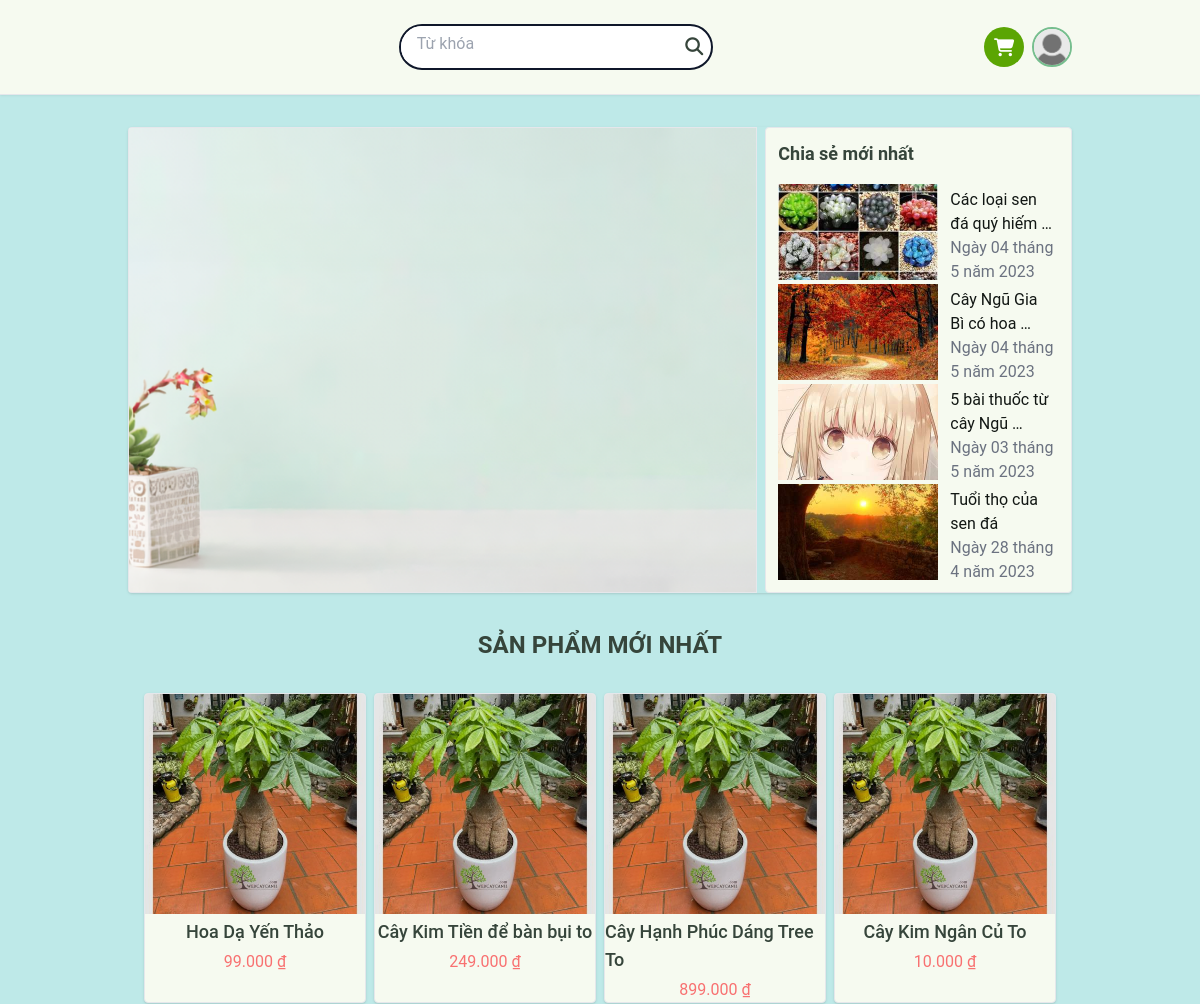
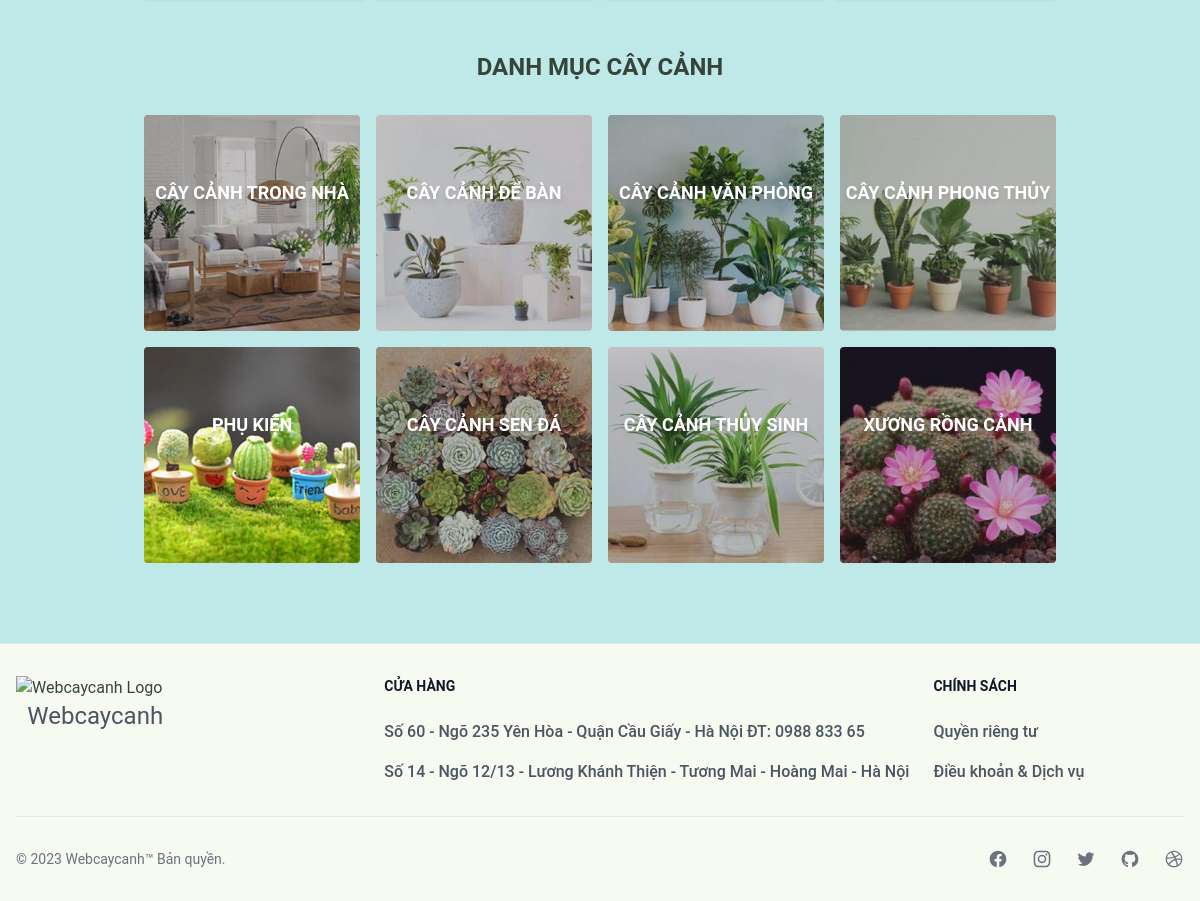
Screenshot of / (signed in) with the database file from the repository (2 pictures, top to bottom).
### user/models.py (models this page shows, shortened)
class Profile(models.Model):
    user = models.OneToOneField(User, on_delete=models.CASCADE)
    email_confirmed = models.BooleanField(default=False)
    avatar = ProcessedImageField(
        upload_to=hashed_filename,
        default="defaults/avatar.png",
        processors=[ResizeToFill(64, 64)],
        format="PNG",
        options={"quality": 60},
    )
    bio = models.TextField(max_length=500, blank=True)
    def full_name(self):
        return f"{self.user.first_name} {self.user.last_name}"

### blog/models.py (models this page shows, shortened)
class Post(models.Model):
    title = models.CharField(max_length=200)
    cover_image = ProcessedImageField(
        upload_to=hashed_filename,
        default="posts/default.jpg",
        processors=[ResizeToFill(320, 240)],
        format="JPEG",
        options={"quality": 60},
    )
    content = MarkdownxField()
    created_at = models.DateTimeField(auto_now_add=True)
    updated_at = models.DateTimeField(auto_now=True)

### core/models.py (models this page shows, shortened)
class BaseModel(models.Model):
    created_at = models.DateTimeField(auto_now_add=True)
    updated_at = models.DateTimeField(auto_now=True)
    class Meta:
        abstract = True

class Product(BaseModel):
    name = models.CharField(max_length=255, unique=True, blank=False)
    price = models.DecimalField(
        max_digits=10, decimal_places=0, validators=[MinValueValidator(0)]
    )
    summary = models.TextField(default="")
    description = models.TextField(default="")
    quantity = models.PositiveIntegerField(default=0)
    category = models.ForeignKey(Category, on_delete=models.CASCADE)
    thumbnail = ProcessedImageField(
        upload_to=hashed_filename,
        default="defaults/product.png",
        processors=[ResizeToFill(400, 400)],
        format="PNG",
        options={"quality": 60},
    )

class Category(BaseModel):
    label = models.CharField(max_length=255, unique=True, blank=False)
    image = ProcessedImageField(
        upload_to=hashed_filename,
        default="defaults/category.png",
        processors=[ResizeToFill(320, 320)],
        format="PNG",
        options={"quality": 60},
    )
    slug = models.SlugField(max_length=255, unique=True)

### core/views.py (the view)
# urls.py: path("", HomePageView.as_view(), name="home"),
class HomePageView(TemplateView):
    template_name = "home.html"
    def get_context_data(self, **kwargs):
        context = super().get_context_data()
        context["products"] = Product.objects.order_by("-created_at")[:8]
        context["posts"] = Post.objects.order_by("-updated_at")[:4]
        context["categories"] = Category.objects.all()
        return context

### core/templatetags/concurency.py (called while the page is built)
@register.filter
def vnd_format(value):
    return humanize.intcomma(value, False).replace(",", ".") + " ₫"

### templates/home.html (shortened to what this page needs)
{% extends "layout/base.html" %}
{% load humanize %}
{% load static %}
{% load concurency %}
{% block searchbar %}
{% include 'components/searchbar.html' %}
{% endblock %}
{% block content %}
<div class="m-auto flex flex-col pt-4">
    <div id="slider" class="flex shadow gap-2 justify-between rounded overflow-hidden">
        <div id="carosel" class="border w-2/3">
            <img class="object-cover w-full h-full" src="{% static 'tree/banner.png' %}" alt="">
        </div>
        <div id="lastest-posts" class="p-3 border rounded flex-1 text-[#121714] bg-[#F6FAF0]">
            <h2 class="text-lg mb-4 text-[#36453B] font-semibold">Chia sẻ mới nhất</h2>
            <section class="flex flex-col h-full gap-1">
                {% for post in posts %}
                <a href="{% url 'blog:post_detail' post.id %}"
                    class="hover:shadow rounded hover:bg-gray-50 flex justify-evenly min-w-[10rem] h-24 gap-2">
                    <img class="object-cover w-40" src="{{ post.cover_image.url }}" alt="">
                    <div class="flex justify-between grow flex-col p-1">
                        <h2 class="text-left">
                            {{ post.title|truncatewords:6 }}
                        </h2>
                        <p class="text-gray-500">{{ post.updated_at|date }}</p>
                    </div>
                </a>
                {% endfor %}
            </section>
        </div>
    </div>
    <div id="new-products">
        <div class="flex flex-col gap-1 my-8 items-center">
            <h2 class="text-2xl font-bold text-[#36453B]">{{ "Sản phẩm mới nhất"|upper }}</h2>
        </div>
        <div class="grid grid-cols-4 px-4 gap-2">
            {% for product in products %}
            <a href="{% url 'core:product_detail' product.id %}"
                class="rounded shadow overflow-hidden bg-[#F6FAF0] border flex flex-col items-center gap-1">
                <img class="w-full object-fill brightness-90" src="{{ product.thumbnail.url }}" alt="">
                <h2 class="font-medium text-lg">{{ product.name }}</h2>
                <p class="text-red-400">{{ product.price|vnd_format }}</p>
            </a>
            {% endfor %}
        </div>
    </div>
    <div id="category-products" class="my-4 mb-16">
        <div class="flex flex-col gap-1 my-8 items-center">
            <h2 class="text-2xl font-bold text-[#36453B]">{{ "Danh mục cây cảnh"|upper }}</h2>
        </div>
        <div class="grid grid-cols-4 px-4 gap-4">
            {% for category in categories %}
            <div class="rounded overflow-hidden group relative flex flex-col items-center justify-center">
                <img class="object-fill w-full group-hover:brightness-75 transition" src="{{ category.image.url }}"
                    alt="">
                <a href="{% url 'core:product_by_category' category.slug %}"
                    class="m-auto flex-col justify-center absolute flex items-center h-1/2 w-full ">
                    <h2
                        class="m-auto group-hover:text-[#E7E7E7] text-white text-lg uppercase font-semibold drop-shadow-md">
                        {{ category.label }}
                    </h2>
                </a>
            </div>
            {% endfor %}
        </div>
    </div>
</div>
{% endblock content %}

### templates/layout/base.html (shortened to what this page needs)
{% load static %}
{% load auth_extras %}
<!DOCTYPE html>
<html lang="vi">
<head>
    <link rel="stylesheet" href="{% static 'css/tailwind-dev.css' %}?{% now 'U' %}">
    <link rel="stylesheet" href="https://cdnjs.cloudflare.com/ajax/libs/font-awesome/6.4.0/css/all.min.css">
</head>
<body class="bg-[#BEE9E8]">
    <header class="bg-[#F6FAF0] px-32 shadow py-6 ">
        <nav class="flex w-full justify-between items-center">
            {% block searchbar %}{% endblock %}
            <div class="rounded flex items-stretch gap-2">
                <a id="cart" href="{% url 'core:cart_list' %}"
                    class="bg-slate-100 rounded-full cursor-pointer flex items-center justify-between gap-2">
                    <div class="cart-icon bg-[#5ba503] rounded-full flex w-10 h-10">
                        <i class="m-auto text-lg fa fa-shopping-cart text-white"></i>
                    </div>
                </a>
                <div id="profile" class="relative">
                    {% if user.is_authenticated %}
                    <div id="avatar" class="cursor-pointer">
                        <img class="object-cover w-10 border-2 border-[#76be8e] rounded-full"
                            src="{{ user.profile.avatar.url }}" alt="">
                    </div>
                    {% else %}
                    <div class="rounded box-shadow items-center flex">
                        <a href="{% url 'login' %}" class="btn text-white bg-gray-400">Đăng nhập</a>
                        <a href="{% url 'register' %}" class="btn text-white    bg-[#5ba503]">Đăng ký</a>
                    </div>
                    {% endif %}
                </div>
            </div>
        </nav>
    </header>
    <hr>
    <main class="px-32 py-4 flex relative min-h-screen">
        {% block content %}
        {% endblock content %}
    </main>
    <footer class="bg-[#F6FAF0]">
        <div class="mx-auto w-full max-w-screen-xl p-4 py-6 lg:py-8">
            <div class="md:flex md:justify-between">
                <div class="mb-6 md:mb-0">
                    <a href="/" class="flex flex-col items-center">
                        <img src="https://webcaycanh.com/wp-content/themes/cay/imgs/logo.png" class="mr-3"
                            alt="Webcaycanh Logo" />
                        <span class="self-center text-2xl text-gray-600 whitespace-nowrap">Webcaycanh</span>
                    </a>
                </div>
                <div class="grid grid-cols-3 gap-8 sm:gap-6">
                    <div class="col-span-2">
                        <h2 class="mb-6 text-sm font-semibold text-gray-900 uppercase">Cửa hàng</h2>
                        <ul class="text-gray-600 font-medium">
                            <li class="mb-4">
                                <p href="https://flowbite.com/" class="hover:underline">
                                    Số 60 - Ngõ 235 Yên Hòa - Quận Cầu Giấy - Hà Nội ĐT: 0988 833 65
                                </p>
                            </li>
                            <li>
                                <p href="https://tailwindcss.com/" class="hover:underline">Số 14 - Ngõ 12/13 - Lương
                                    Khánh Thiện - Tương Mai - Hoàng Mai - Hà Nội</p>
                            </li>
                        </ul>
                    </div>
                    <div>
                        <h2 class="mb-6 text-sm font-semibold text-gray-900 uppercase">Chính sách</h2>
                        <ul class="text-gray-600 font-medium">
                            <li class="mb-4">
                                <a href="#" class="hover:underline">Quyền riêng tư</a>
                            </li>
                            <li>
                                <a href="#" class="hover:underline">Điều khoản &amp; Dịch vụ</a>
                            </li>
                        </ul>
                    </div>
                </div>
            </div>
            <hr class="my-6 border-gray-200 sm:mx-auto lg:my-8" />
            <div class="sm:flex sm:items-center sm:justify-between">
                <span class="text-sm text-gray-500 sm:text-center">© 2023 <a href="https://flowbite.com/"
                        class="hover:underline">Webcaycanh™</a> Bản quyền.
                </span>
                <div class="flex mt-4 space-x-6 sm:justify-center sm:mt-0">
                    <a href="#" class="text-gray-500 hover:text-gray-900 dark:hover:text-white">
                    </a>
                    <a href="#" class="text-gray-500 hover:text-gray-900 dark:hover:text-white">
                    </a>
                    <a href="#" class="text-gray-500 hover:text-gray-900 dark:hover:text-white">
                    </a>
                    <a href="#" class="text-gray-500 hover:text-gray-900 dark:hover:text-white">
                    </a>
                    <a href="#" class="text-gray-500 hover:text-gray-900 dark:hover:text-white">
                    </a>
                </div>
            </div>
        </div>
    </footer>
</body>
</html>

### rows the page displays
Post: cover_image (picture), title "Các loại sen đá quý hiếm …", updated_at "Ngày 04 tháng 5 năm 2023"
Post: cover_image (picture), title "Cây Ngũ Gia Bì có hoa …", updated_at "Ngày 04 tháng 5 năm 2023"
Post: cover_image (picture), title "5 bài thuốc từ cây Ngũ …", updated_at "Ngày 03 tháng 5 năm 2023"
Post: cover_image (picture), title "Tuổi thọ của sen đá", updated_at "Ngày 28 tháng 4 năm 2023"
Product: thumbnail (picture), name "Hoa Dạ Yến Thảo", price|vnd_format "99.000 ₫"
Product: thumbnail (picture), name "Cây Kim Tiền để bàn bụi to", price|vnd_format "249.000 ₫"
Product: thumbnail (picture), name "Cây Hạnh Phúc Dáng Tree To", price|vnd_format "899.000 ₫"
Product: thumbnail (picture), name "Cây Kim Ngân Củ To", price|vnd_format "10.000 ₫"
Category: image (picture), label "CÂY CẢNH TRONG NHÀ"
Category: image (picture), label "CÂY CẢNH ĐỂ BÀN"
Category: image (picture), label "CÂY CẢNH VĂN PHÒNG"
Category: image (picture), label "CÂY CẢNH PHONG THỦY"
Category: image (picture), label "PHỤ KIỆN"
Category: image (picture), label "CÂY CẢNH SEN ĐÁ"
Category: image (picture), label "CÂY CẢNH THỦY SINH"
Category: image (picture), label "XƯƠNG RỒNG CẢNH"

### other values shown
{{ "Sản phẩm mới nhất"|upper }} "SẢN PHẨM MỚI NHẤT"
{{ "Danh mục cây cảnh"|upper }} "DANH MỤC CÂY CẢNH"
